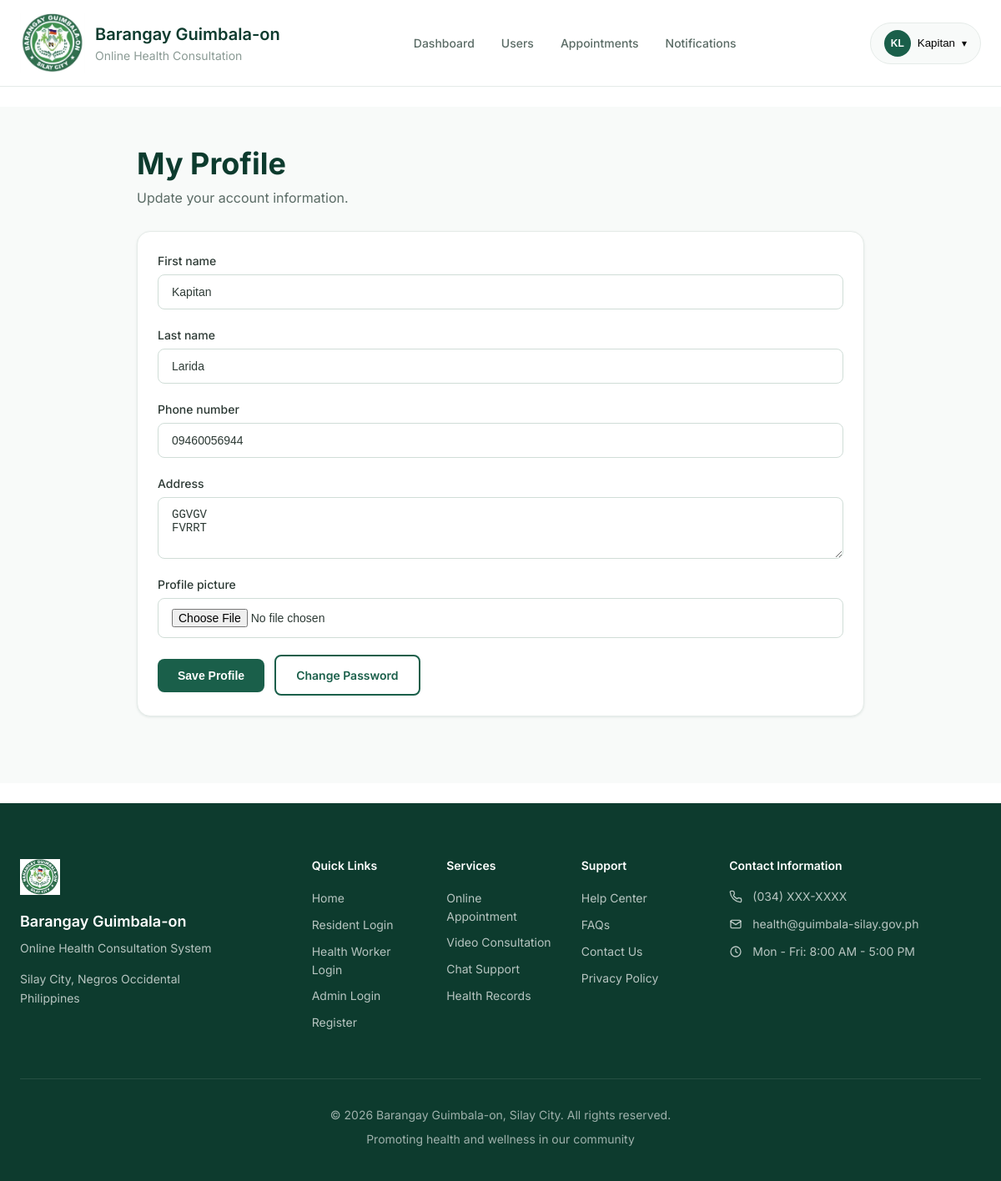
The page /accounts/profile/ (signed in) on the database its author committed.
### accounts/models.py (models this page shows, shortened)
class User(AbstractUser):
    ROLE_CHOICES = [
        ('resident', 'Resident'),
        ('health_worker', 'Barangay Health Worker/Midwife'),
        ('admin', 'Admin'),
    ]
    username = None
    email = models.EmailField(_('email address'), unique=True)
    role = models.CharField(max_length=20, choices=ROLE_CHOICES, default='resident')
    phone_number = models.CharField(max_length=15, blank=True, null=True)
    address = models.TextField(blank=True, null=True)
    profile_picture = models.ImageField(upload_to='profile_pics/', blank=True, null=True)
    is_active = models.BooleanField(default=True)
    date_joined = models.DateTimeField(auto_now_add=True)
    last_updated = models.DateTimeField(auto_now=True)
    license_number = models.CharField(max_length=50, blank=True, null=True)
    specialization = models.CharField(max_length=100, blank=True, null=True)
    is_available = models.BooleanField(default=True)
    USERNAME_FIELD = 'email'
    REQUIRED_FIELDS = ['first_name', 'last_name']
    objects = UserManager()
    class Meta:
        verbose_name = 'User'
        verbose_name_plural = 'Users'
        ordering = ['-date_joined']
    @property
    def is_resident(self):
        return self.role == 'resident'
    @property
    def is_health_worker(self):
        return self.role == 'health_worker'
    @property
    def is_admin_user(self):
        return self.role == 'admin' or self.is_superuser

### accounts/views.py (the view)
# urls.py: path('profile/', views.profile_view, name='profile'),
@login_required
def profile_view(request):
    user = request.user
    if user.is_resident:
        profile, created = ResidentProfile.objects.get_or_create(user=user)
        form_class = ResidentProfileForm
        template = 'accounts/resident_profile.html'
    elif user.is_health_worker:
        profile, created = HealthWorkerProfile.objects.get_or_create(user=user)
        form_class = HealthWorkerProfileForm
        template = 'accounts/worker_profile.html'
    else:
        profile = None
        form_class = None
        template = 'accounts/profile.html'
    if request.method == 'POST':
        user_form = ProfileUpdateForm(request.POST, request.FILES, instance=user)
        if form_class:
            profile_form = form_class(request.POST, instance=profile)
            if user_form.is_valid() and profile_form.is_valid():
                user_form.save()
                profile_form.save()
                messages.success(request, 'Profile updated successfully!')
                return redirect('accounts:profile')
        else:
            if user_form.is_valid():
                user_form.save()
                messages.success(request, 'Profile updated successfully!')
                return redirect('accounts:profile')
    else:
        user_form = ProfileUpdateForm(instance=user)
        profile_form = form_class(instance=profile) if form_class else None
    context = {
        'user_form': user_form,
        'profile_form': profile_form,
        'user': user,
        'profile': profile,
    }
    return render(request, template, context)

### notifications/context_processors.py (called while the page is built)
def notifications_count(request):
    if request.user.is_authenticated:
        unread_count = Notification.objects.filter(
            recipient=request.user,
            is_read=False
        ).count()
        return {
            'unread_notifications_count': unread_count,
            'has_unread_notifications': unread_count > 0,
        }
    return {
        'unread_notifications_count': 0,
        'has_unread_notifications': False,
    }

### accounts/templates/accounts/profile.html (shortened to what this page needs)
﻿{% extends 'base.html' %}
{% block content %}
<section class="app-page">
    <div class="container narrow">
        <div class="page-heading">
            <h1>My Profile</h1>
            <p>Update your account information.</p>
        </div>
        <form method="post" enctype="multipart/form-data" class="panel form-panel">
            {% for field in user_form %}
            <div class="form-group">
                <label class="form-label" for="{{ field.id_for_label }}">{{ field.label }}</label>
                {{ field }}
            </div>
            {% endfor %}
            <div class="form-actions">
                <button type="submit" class="btn btn-primary">Save Profile</button>
                <a href="{% url 'accounts:change_password' %}" class="btn btn-outline">Change Password</a>
            </div>
        </form>
    </div>
</section>
{% endblock %}

### templates/includes/navbar.html (shortened to what this page needs)
﻿{% load static %}
<nav class="navbar" id="navbar">
    <div class="container">
        <div class="navbar-content">
            <a href="{% url 'home' %}" class="navbar-logo">
                <div class="logo-icon">
                    <img src="{% static 'images/system-logo-v2.jfif' %}" alt="Barangay Guimbala-on Logo">
                </div>
                <div class="logo-text">
                    <span class="logo-title">Barangay Guimbala-on</span>
                    <span class="logo-subtitle">Online Health Consultation</span>
                </div>
            </a>
            <div class="navbar-nav desktop-nav">
                {% if user.is_authenticated %}
                    {% if user.is_resident %}
                        <a href="{% url 'accounts:resident_dashboard' %}" class="nav-link {% if request.resolver_match.url_name == 'resident_dashboard' %}active{% endif %}">
                            Dashboard
                        </a>
                        <a href="{% url 'appointments:create' %}" class="nav-link {% if request.resolver_match.url_name == 'create' %}active{% endif %}">
                            Book Appointment
                        </a>
                        <a href="{% url 'chat:list' %}" class="nav-link {% if request.resolver_match.url_name == 'list' %}active{% endif %}">
                            Messages
                        </a>
                        <a href="{% url 'notifications:list' %}" class="nav-link {% if request.resolver_match.url_name == 'list' %}active{% endif %}">
                            Notifications
                            {% if unread_notifications_count > 0 %}
                            <span class="nav-badge">{{ unread_notifications_count }}</span>
                            {% endif %}
                        </a>
                    {% elif user.is_admin_user %}
                        <a href="{% url 'accounts:admin_dashboard' %}" class="nav-link {% if request.resolver_match.url_name == 'admin_dashboard' %}active{% endif %}">
                            Dashboard
                        </a>
                        <a href="{% url 'accounts:user_list' %}" class="nav-link {% if request.resolver_match.url_name == 'user_list' %}active{% endif %}">
                            Users
                        </a>
                        <a href="{% url 'appointments:list' %}" class="nav-link {% if request.resolver_match.url_name == 'list' %}active{% endif %}">
                            Appointments
                        </a>
                        <a href="{% url 'notifications:list' %}" class="nav-link {% if request.resolver_match.url_name == 'list' %}active{% endif %}">
                            Notifications
                        </a>
                    {% endif %}
                {% else %}
                    <a href="{% url 'home' %}" class="nav-link {% if request.resolver_match.url_name == 'home' %}active{% endif %}">Home</a>
                    <a href="#services" class="nav-link">Services</a>
                    <a href="#how-it-works" class="nav-link">How It Works</a>
                    <a href="#contact" class="nav-link">Contact</a>
                {% endif %}
            </div>
            <div class="navbar-actions">
                {% if user.is_authenticated %}
                    <div class="user-menu dropdown">
                        <button class="user-menu-toggle dropdown-toggle" type="button">
                            <div class="user-avatar">
                                {% if user.profile_picture %}
                                    <img src="{{ user.profile_picture.url }}" alt="{{ user.get_full_name }}">
                                {% else %}
                                    <span>{{ user.first_name|first|upper }}{{ user.last_name|first|upper }}</span>
                                {% endif %}
                            </div>
                            <span class="user-name">{{ user.first_name }}</span>
                            <span class="dropdown-arrow" aria-hidden="true">▾</span>
                        </button>
                    </div>
                {% endif %}
            </div>
        </div>
    </div>
</nav>
<div class="navbar-spacer"></div>

### static/css/style.css (style rules this page uses)
:root { --primary-dark: #0d3b2e; --primary: #1a5f4a; --primary-light: #2d7a5f; --primary-lighter: #4a9b7f; --primary-lightest: #e8f5f1; --bg-white: #ffffff; --bg-light: #f8faf9; --bg-mint: #f0f9f6; --text-dark: #1a1a1a; --text-primary: #2d3a35; --text-secondary: #5a6b65; --text-muted: #8a9a94; --text-light: #ffffff; --border-light: #e5ebe8; --border-medium: #d0ddd7; --success: #22c55e; --success-light: #e8f8ee; --warning: #f59e0b; --warning-light: #fff4df; --error: #ef4444; --error-light: #fff0f0; --info: #3b82f6; --info-light: #eef5ff; --shadow-sm: 0 1px 3px rgba(13, 59, 46, 0.1); --shadow-md: 0 4px 6px rgba(13, 59, 46, 0.1); --shadow-lg: 0 10px 15px rgba(13, 59, 46, 0.1); --radius-sm: 4px; --radius-md: 8px; --radius-lg: 12px; --radius-xl: 16px; --radius-full: 9999px; --font-family: 'Inter', -apple-system, BlinkMacSystemFont, sans-serif; }
*, *::before, *::after { box-sizing: border-box; margin: 0; padding: 0; }
html { scroll-behavior: smooth; }
body { font-family: var(--font-family); font-size: 16px; line-height: 1.5; color: var(--text-primary); background-color: var(--bg-white); min-height: 100vh; }
.container { width: 100%; max-width: 1200px; margin: 0 auto; padding: 0 24px; }
.navbar { position: fixed; top: 0; left: 0; right: 0; height: 104px; background: var(--bg-white); border-bottom: 1px solid var(--border-light); z-index: 1000; overflow: visible; }
.navbar-content { display: flex; align-items: center; justify-content: space-between; height: 100%; overflow: visible; }
.navbar-logo { display: flex; align-items: center; gap: 12px; color: var(--primary-dark); text-decoration: none; }
.logo-icon { width: 78px; height: 78px; flex-shrink: 0; }
.logo-icon img { width: 100%; height: 100%; object-fit: contain; display: block; }
.logo-text { display: flex; flex-direction: column; }
.logo-title { font-size: 20px; font-weight: 600; color: var(--primary-dark); }
.logo-subtitle { font-size: 14px; color: var(--text-muted); }
.navbar-nav { display: flex; align-items: center; gap: 32px; }
.nav-link { font-size: 14px; font-weight: 500; color: var(--text-secondary); text-decoration: none; padding: 8px 0; position: relative; transition: color 0.15s ease; }
.navbar-actions { display: flex; align-items: center; gap: 16px; }
.user-menu { position: relative; }
.user-menu-toggle { display: flex; align-items: center; gap: 8px; padding: 8px 16px; background: var(--bg-light); border: 1px solid var(--border-light); border-radius: var(--radius-full); cursor: pointer; }
.user-avatar { width: 32px; height: 32px; border-radius: var(--radius-full); background: var(--primary); color: var(--text-light); display: flex; align-items: center; justify-content: center; font-size: 12px; font-weight: 600; }
.dropdown { position: relative; }
.navbar-spacer { height: 104px; }
.btn { display: inline-flex; align-items: center; justify-content: center; gap: 8px; padding: 12px 24px; font-size: 14px; font-weight: 600; text-decoration: none; border: none; border-radius: var(--radius-md); cursor: pointer; transition: all 0.15s ease; }
.btn-primary { background: var(--primary); color: var(--text-light); }
.btn-outline { background: transparent; color: var(--primary); border: 2px solid var(--primary); }
.form-group { margin-bottom: 20px; }
.form-label { display: block; font-size: 14px; font-weight: 500; color: var(--text-primary); margin-bottom: 6px; }
.form-control { width: 100%; padding: 12px 16px; font-size: 14px; color: var(--text-primary); background: var(--bg-white); border: 1px solid var(--border-medium); border-radius: var(--radius-md); transition: border-color 0.15s ease, box-shadow 0.15s ease; }
.form-control::placeholder { color: var(--text-muted); }
.dropdown-arrow { font-size: 12px; line-height: 1; }
.app-page, .chat-page, .call-page { min-height: calc(100vh - 72px); padding: 48px 0 80px; background: var(--bg-light); }
.container.narrow { max-width: 920px; }
.page-heading, .dashboard-header { margin-bottom: 28px; }
.page-heading h1, .dashboard-header h1 { font-size: 36px; line-height: 1.15; color: var(--primary-dark); margin-bottom: 8px; }
.page-heading p, .dashboard-header p { color: var(--text-secondary); max-width: 720px; }
.dashboard-actions, .form-actions, .card-actions, .action-stack { display: flex; gap: 12px; flex-wrap: wrap; align-items: center; }
.panel { background: var(--bg-white); border: 1px solid var(--border-light); border-radius: var(--radius-xl); box-shadow: var(--shadow-sm); padding: 24px; }

### static/css/animations.css (style rules this page uses)
html { scroll-behavior: smooth; }

### rows shown on the page
User: first_name|first "K", last_name|first "L", first_name "Kapitan", user_form "Kapitan" "Larida" "09460056944" "GGVGV FVRRT"

### other values the page prints
{{ field.label }} "First name" "Last name" "Phone number" "Address" "Profile picture"
